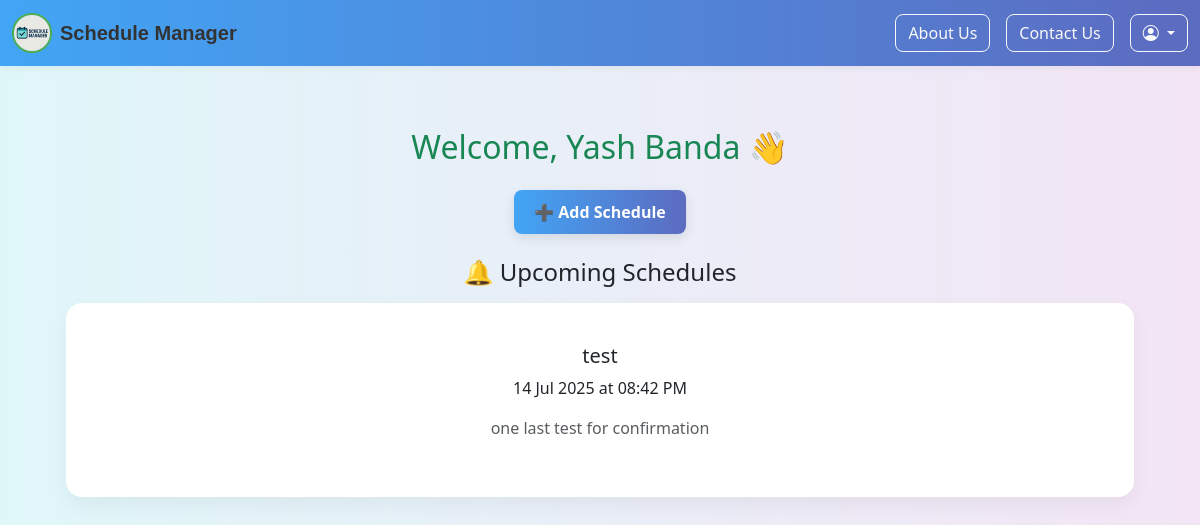
Page / (signed in) on the earlier database version.
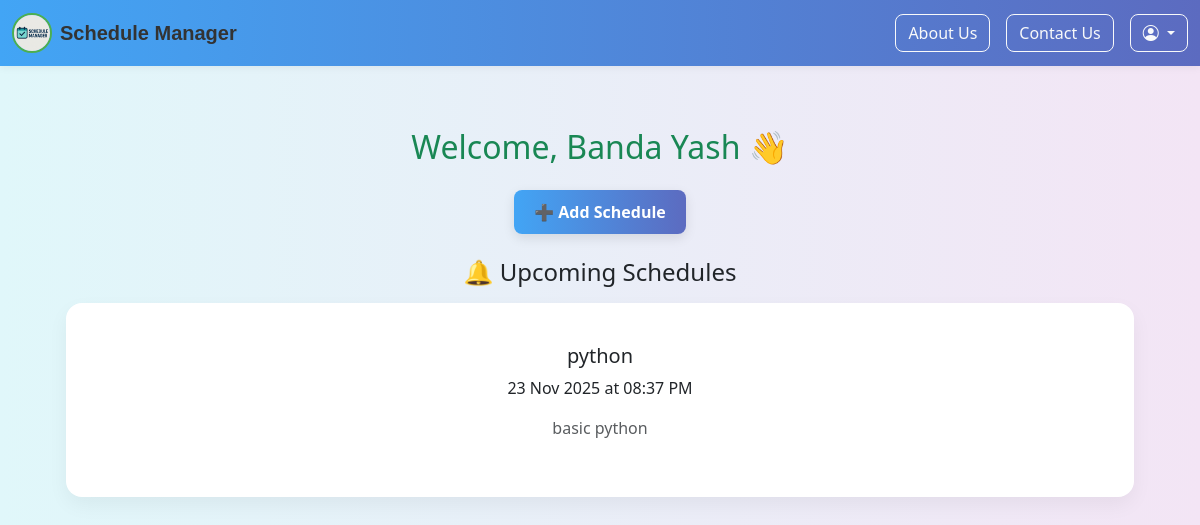
Same page on the later database version.
### models.py (models this page shows)
class User(UserMixin, db.Model):
    __tablename__ = 'users'
    id = db.Column(db.Integer, primary_key=True)
    name = db.Column(db.String(150))
    email = db.Column(db.String(150), unique=True)
    password = db.Column(db.String(150))
    mobile = db.Column(db.String(20), nullable=True)
    country = db.Column(db.String(100), nullable=True)
    state = db.Column(db.String(100), nullable=True)
    dob = db.Column(db.Date, nullable=True)
    schedules = db.relationship('Schedule', backref='user', lazy=True)

class Schedule(db.Model):
    __tablename__ = 'schedule'
    id = db.Column(db.Integer, primary_key=True)
    title = db.Column(db.String(100), nullable=False)
    description = db.Column(db.Text, nullable=True)
    date = db.Column(db.Date, nullable=False)
    time = db.Column(db.Time, nullable=False)
    reminder = db.Column(db.Boolean, default=False)
    created_at = db.Column(db.DateTime, default=datetime.utcnow)
    user_id = db.Column(db.Integer, db.ForeignKey('users.id'), nullable=False)

### app.py (the view)
@app.route('/')
def home():
    if current_user.is_authenticated:
        schedules = Schedule.query.filter_by(user_id=current_user.id).order_by(Schedule.date, Schedule.time).limit(3).all()
        return render_template('home.html', schedules=schedules)
    return render_template('home.html')

### app.py (called while the page is built)
@login_manager.user_loader
def load_user(user_id):
    return User.query.get(int(user_id))

### templates/home.html
{% extends "base.html" %}
{% block content %}
<div class="home-wrapper container mt-5 text-center">
  {% if current_user.is_authenticated %}
    <h2 class="mb-4 text-success">Welcome, {{ current_user.name }} 👋</h2>
  {% else %}
    <h2 class="mb-4">Welcome to Schedule Manager 👋</h2>
    <p class="text-muted">🔒 Please <a href="/login">login</a> to view and manage your schedules.</p>
  {% endif %}
  <div class="mt-3 mb-4">
    <a href="/add" class="btn btn-primary">➕ Add Schedule</a>
  </div>
 {% if current_user.is_authenticated %}
    <div class="container mt-4">
        <h4 class="mb-3">🔔 Upcoming Schedules</h4>
        {% if schedules %}
            {% for s in schedules %}
                <div class="card mb-3 glass-card">
                    <div class="card-body">
                        <h5>{{ s.title }}</h5>
                        <p>{{ s.date.strftime('%d %b %Y') }} at {{ s.time.strftime('%I:%M %p') }}</p>
                        <p class="text-muted">{{ s.description or 'No description' }}</p>
                    </div>
                </div>
            {% endfor %}
        {% else %}
            <p class="text-muted">No upcoming schedules.</p>
        {% endif %}
    </div>
{% endif %}
</div>
{% endblock %}

Differences in the rows shown:
removed Schedule: title "test", date "14 Jul 2025", time "08:42 PM", description "one last test for confirmation"
changed User: name "Yash Banda" → "Banda Yash"
added Schedule: title "python", date "23 Nov 2025", time "08:37 PM", description "basic python"
